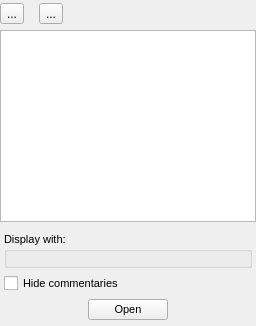
         <widget class="QWidget" name="booksTab">
          <property name="layoutDirection">
           <enum>Qt::LeftToRight</enum>
          </property>
          <attribute name="icon">
           <iconset resource="../Orayta.qrc">
            <normaloff>:/Icons/bookcase.png</normaloff>:/Icons/bookcase.png</iconset>
          </attribute>
          <attribute name="title">
           <string>Books</string>
          </attribute>
          <layout class="QHBoxLayout" name="horizontalLayout_4">
           <property name="leftMargin">
            <number>0</number>
           </property>
           <property name="topMargin">
            <number>3</number>
           </property>
           <property name="rightMargin">
            <number>0</number>
           </property>
           <property name="bottomMargin">
            <number>0</number>
           </property>
           <item>
            <layout class="QVBoxLayout" name="verticalLayout" stretch="0,0,0">
             <property name="rightMargin">
              <number>0</number>
             </property>
             <item>
              <layout class="QHBoxLayout" name="horizontalLayout_2">
               <property name="spacing">
                <number>15</number>
               </property>
               <item>
                <widget class="QToolButton" name="addAllToSearchButton">
                 <property name="toolTip">
                  <string>Add all books to search</string>
                 </property>
                 <property name="text">
                  <string>...</string>
                 </property>
                 <property name="icon">
                  <iconset resource="../Orayta.qrc">
                   <normaloff>:/Icons/doublegreenv.png</normaloff>:/Icons/doublegreenv.png</iconset>
                 </property>
                </widget>
               </item>
               <item>
                <widget class="QToolButton" name="removeAllFromSearchButton">
                 <property name="toolTip">
                  <string>Remove all books from search</string>
                 </property>
                 <property name="text">
                  <string>...</string>
                 </property>
                 <property name="icon">
                  <iconset resource="../Orayta.qrc">
                   <normaloff>:/Icons/doublegreyv.png</normaloff>:/Icons/doublegreyv.png</iconset>
                 </property>
                </widget>
               </item>
               <item>
                <spacer name="horizontalSpacer_4">
                 <property name="orientation">
                  <enum>Qt::Horizontal</enum>
                 </property>
                 <property name="sizeHint" stdset="0">
                  <size>
                   <width>40</width>
                   <height>20</height>
                  </size>
                 </property>
                </spacer>
               </item>
              </layout>
             </item>
             <item>
              <widget class="QTreeWidget" name="treeWidget">
               <property name="sizePolicy">
                <sizepolicy hsizetype="Expanding" vsizetype="Expanding">
                 <horstretch>0</horstretch>
                 <verstretch>0</verstretch>
                </sizepolicy>
               </property>
               <property name="contextMenuPolicy">
                <enum>Qt::CustomContextMenu</enum>
               </property>
               <property name="layoutDirection">
                <enum>Qt::LeftToRight</enum>
               </property>
               <property name="autoFillBackground">
                <bool>false</bool>
               </property>
               <property name="frameShape">
                <enum>QFrame::StyledPanel</enum>
               </property>
               <property name="frameShadow">
                <enum>QFrame::Plain</enum>
               </property>
               <property name="horizontalScrollBarPolicy">
                <enum>Qt::ScrollBarAsNeeded</enum>
               </property>
               <property name="alternatingRowColors">
                <bool>false</bool>
               </property>
               <property name="rootIsDecorated">
                <bool>true</bool>
               </property>
               <property name="allColumnsShowFocus">
                <bool>false</bool>
               </property>
               <property name="columnCount">
                <number>1</number>
               </property>
               <attribute name="headerVisible">
                <bool>false</bool>
               </attribute>
               <attribute name="headerStretchLastSection">
                <bool>false</bool>
               </attribute>
               <column>
                <property name="text">
                 <string notr="true">1</string>
                </property>
               </column>
              </widget>
             </item>
             <item>
              <widget class="QFrame" name="mixedGroup">
               <property name="font">
                <font>
                 <pointsize>8</pointsize>
                </font>
               </property>
               <property name="layoutDirection">
                <enum>Qt::LeftToRight</enum>
               </property>
               <property name="frameShape">
                <enum>QFrame::NoFrame</enum>
               </property>
               <property name="frameShadow">
                <enum>QFrame::Plain</enum>
               </property>
               <layout class="QVBoxLayout" name="verticalLayout_8">
                <property name="leftMargin">
                 <number>4</number>
                </property>
                <property name="topMargin">
                 <number>4</number>
                </property>
                <property name="rightMargin">
                 <number>4</number>
                </property>
                <property name="bottomMargin">
                 <number>6</number>
                </property>
                <item>
                 <widget class="QGroupBox" name="mixedFrame">
                  <property name="layoutDirection">
                   <enum>Qt::LeftToRight</enum>
                  </property>
                  <property name="title">
                   <string>Display with:</string>
                  </property>
                  <layout class="QVBoxLayout" name="verticalLayout_10">
                   <property name="margin">
                    <number>0</number>
                   </property>
                   <item>
                    <layout class="QVBoxLayout" name="verticalLayout_11">
                     <property name="topMargin">
                      <number>14</number>
                     </property>
                    </layout>
                   </item>
                  </layout>
                 </widget>
                </item>
                <item>
                 <widget class="QCheckBox" name="showaloneCBX">
                  <property name="text">
                   <string>Hide commentaries</string>
                  </property>
                 </widget>
                </item>
                <item>
                 <layout class="QHBoxLayout" name="horizontalLayout_8">
                  <item>
                   <spacer name="horizontalSpacer_9">
                    <property name="orientation">
                     <enum>Qt::Horizontal</enum>
                    </property>
                    <property name="sizeHint" stdset="0">
                     <size>
                      <width>40</width>
                      <height>20</height>
                     </size>
                    </property>
                   </spacer>
                  </item>
                  <item>
                   <widget class="QPushButton" name="openMixed">
                    <property name="text">
                     <string>Open</string>
                    </property>
                   </widget>
                  </item>
                  <item>
                   <spacer name="horizontalSpacer_8">
                    <property name="orientation">
                     <enum>Qt::Horizontal</enum>
                    </property>
                    <property name="sizeHint" stdset="0">
                     <size>
                      <width>40</width>
                      <height>20</height>
                     </size>
                    </property>
                   </spacer>
                  </item>
                 </layout>
                </item>
               </layout>
              </widget>
             </item>
            </layout>
           </item>
          </layout>
         </widget>
